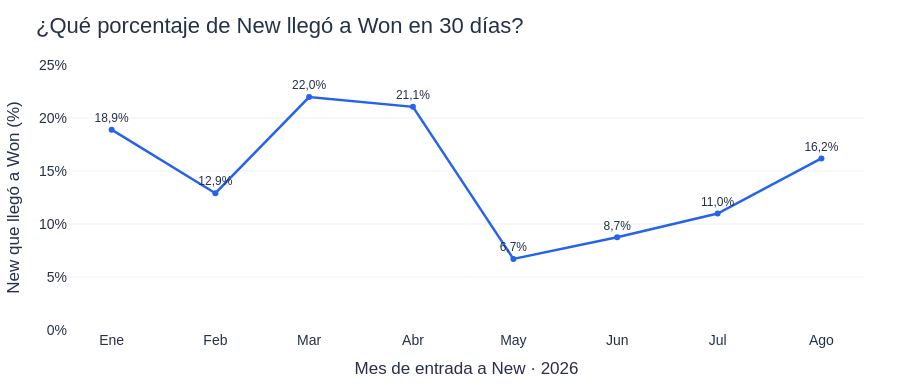

Notebook source saved alongside this figure:
### Markdown cell above
#### ¿Qué porcentaje de New llegó a Won en 30 días?

**Qué medimos:** qué porcentaje de los New de cada mes llegó a Won en 30 días.

**Referencia:** usamos los 30 días de la mediana histórica calculada en el punto anterior.

**Periodo y población:** New de enero a agosto de 2026, global y por canal.

**Métrica:** `New del mes que llegó a Won en 30 días / entradas a New del mes × 100`.

**Datos:** primera fecha de entrada a New y fecha de Won de cada cuenta.

### Code cell
from scripts.cro_charts import grafica_new_won
figura_new_won=grafica_new_won(METRICAS/'cohortes.csv',ESCENARIO,ventana=30)
figura_new_won.show(renderer='plotly_mimetype',config=CONFIG)

from scripts.cro_insights import conclusion_conversion
lectura_conversion=conclusion_conversion(METRICAS/'cohortes.csv',ventana=30,mes_aumento=lectura_new['evidencia']['mes'])
display(HTML('<div style="font-family:Arial,sans-serif;font-size:19px;line-height:1.6;padding:18px 22px;background:#ffffff;color:#000000;"><strong>Conclusión:</strong> '+escape(lectura_conversion['texto'].split('Marketing pago:')[0].strip())+'</div>'))

### Figure 1 — Plotly figure (JSON) as saved in the notebook; plotly's stock layout.template omitted (floating-point values rounded to 4 significant figures)
{"data": [{"customdata": [["Ene 2026", 127, 24], ["Feb 2026", 124, 16], ["Mar 2026", 132, 29], ["Abr 2026", 133, 28], ["May 2026", 179, 12], ["Jun 2026", 183, 16], ["Jul 2026", 182, 20], ["Ago 2026", 173, 28]], "hovertemplate": "<b>%{customdata[0]}</b><br>Entraron a New: %{customdata[1]}<br>De ellos, Won en 30 días: %{customdata[2]}<br>Porcentaje: %{y:.1f}%<extra></extra>", "line": {"color": "#2563eb", "width": 2.5}, "marker": {"size": 6}, "mode": "lines+markers+text", "text": ["18,9%", "12,9%", "22,0%", "21,1%", "6,7%", "8,7%", "11,0%", "16,2%"], "textfont": {"size": 12}, "textposition": "top center", "type": "scatter", "x": ["2026-01-01T00:00:00", "2026-02-01T00:00:00", "2026-03-01T00:00:00", "2026-04-01T00:00:00", "2026-05-01T00:00:00", "2026-06-01T00:00:00", "2026-07-01T00:00:00", "2026-08-01T00:00:00"], "y": [18.9, 12.9, 21.97, 21.05, 6.704, 8.743, 10.99, 16.18]}], "layout": {"dragmode": false, "font": {"color": "#243247", "family": "Arial, sans-serif", "size": 14}, "height": 390, "hovermode": "closest", "margin": {"b": 60, "l": 65, "r": 35, "t": 65}, "showlegend": false, "title": {"font": {"size": 22}, "text": "¿Qué porcentaje de New llegó a Won en 30 días?", "x": 0.04}, "xaxis": {"fixedrange": true, "showgrid": false, "tickmode": "array", "ticktext": ["Ene", "Feb", "Mar", "Abr", "May", "Jun", "Jul", "Ago"], "tickvals": ["2026-01-01T00:00:00", "2026-02-01T00:00:00", "2026-03-01T00:00:00", "2026-04-01T00:00:00", "2026-05-01T00:00:00", "2026-06-01T00:00:00", "2026-07-01T00:00:00", "2026-08-01T00:00:00"], "title": {"text": "Mes de entrada a New · 2026"}, "type": "date"}, "yaxis": {"dtick": 5, "fixedrange": true, "gridcolor": "#edf1f5", "range": [0, 25], "tick0": 0, "tickmode": "linear", "ticksuffix": "%", "title": {"text": "New que llegó a Won (%)"}, "zeroline": false}}}
